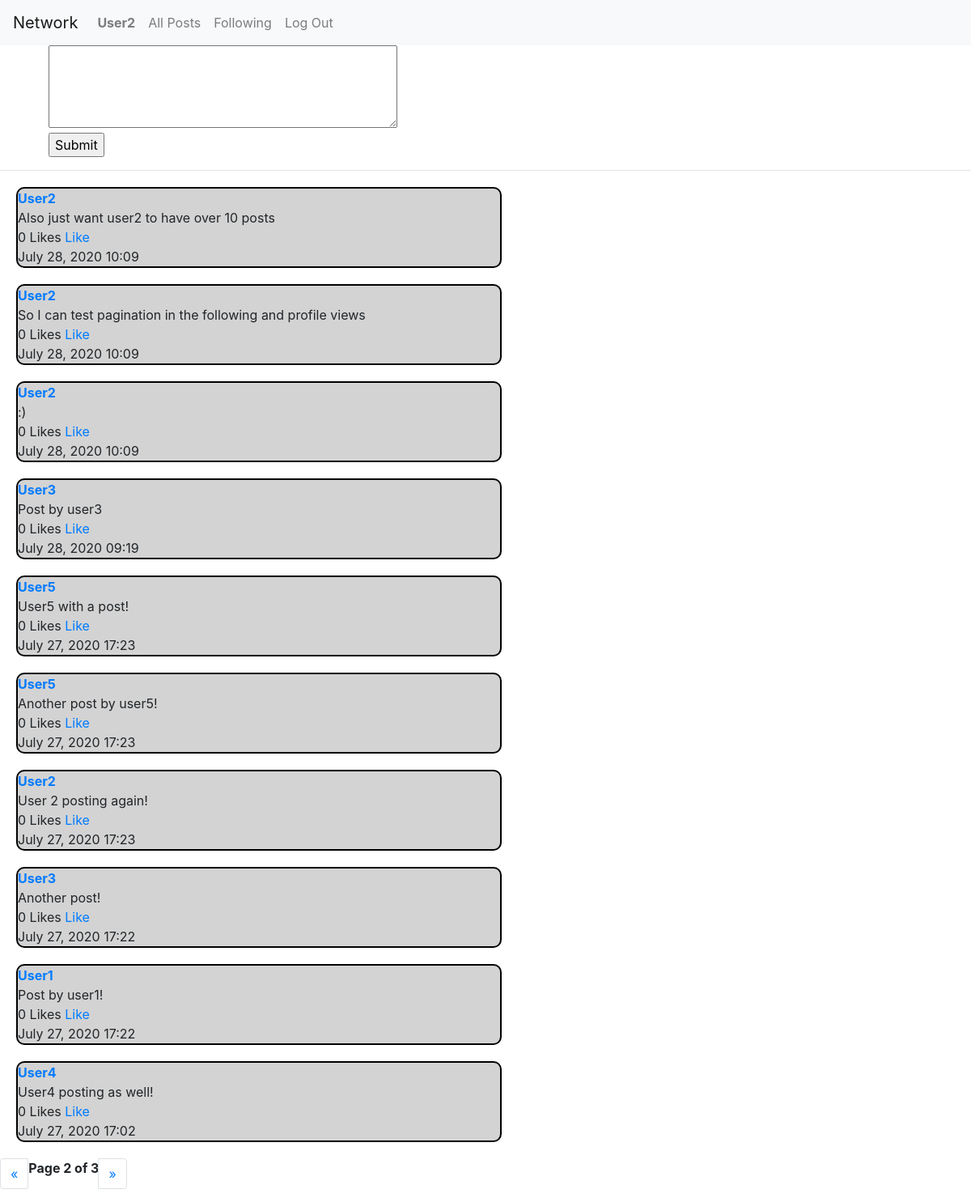
/?page=2 (signed in), run on the app's committed database.
### network/models.py (models this page shows, shortened)
class User(AbstractUser):
    pass

class Post(models.Model):
    user = models.ForeignKey(User, on_delete=models.CASCADE, related_name="auth")
    post = models.CharField(max_length = 140)
    likes = models.IntegerField(default=0, blank=True, null=True)
    time = models.CharField(max_length = 40, null=True)
    class Meta:
        ordering = ['-time']

### network/views.py (the view, shortened to what this page needs)
# urls.py: path("", views.index, name="index"),
def index(request):
    msg = "please log in"
    posts = Post.objects.all()
    paginator = Paginator(posts, 10)
    page = request.GET.get('page')
    posts = paginator.get_page(page)
    return render(request, "network/index.html", {
    "posts": posts,
    "msg": msg
    })

### network/templates/network/index.html (shortened to what this page needs)
{% extends "network/layout.html" %}
{% block body %}
{% if user.is_authenticated %}
  <div class="new_post" style="margin-left: 5%;">
    <form class="" action="" method="post">
      <textarea name="post" rows="4" cols="40" required></textarea>
      <br>
      <input type="submit" name="" value="Submit">
    </form>
  </div>
  <hr>
  <div class="">
    {% for post in posts %}
      <div class="post">
        <a href="{% url 'profile' username=post.user %}"><strong>{{ post.user }}</strong></a>
        <br>
        {{ post.post }}
        <br>
        <div class="like">
          {{ post.likes }} Likes
          <a href=""class="likes">Like</a>
        </div>
        {{ post.time }}
      </div>
    {% endfor %}
  </div>
{% else %}
{{ msg }}
{% endif %}
{% endblock %}

### network/templates/network/layout.html (shortened to what this page needs)
{% load static %}
<!DOCTYPE html>
<html lang="en">
    <head>
        <link rel="stylesheet" href="https://stackpath.bootstrapcdn.com/bootstrap/4.4.1/css/bootstrap.min.css">
        <link href="{% static 'network/styles.css' %}" rel="stylesheet">
    </head>
    <body>
        <nav class="navbar navbar-expand-lg navbar-light bg-light">
            <a class="navbar-brand" href="#">Network</a>
            <div>
              <ul class="navbar-nav mr-auto">
                {% if user.is_authenticated %}
                    <li class="nav-item">
                        <a class="nav-link" href="{{ user.username }}"><strong>{{ user.username }}</strong></a>
                    </li>
                {% endif %}
                <li class="nav-item">
                  <a class="nav-link" href="{% url 'index' %}">All Posts</a>
                </li>
                {% if user.is_authenticated %}
                    <li class="nav-item">
                        <a class="nav-link" href="{% url 'following' %}">Following</a>
                    </li>
                    <li class="nav-item">
                        <a class="nav-link" href="{% url 'logout' %}">Log Out</a>
                    </li>
                {% endif %}
              </ul>
            </div>
          </nav>
        <div class="body">
            {% block body %}
            {% endblock %}
            {% if user.is_authenticated %}
            {% if posts %}
          <nav aria-label="Page navigation">
            <ul class="pagination">
              {% if posts.has_previous %}
              <li class="page-item">
              <a class="page-link " href="?page={{ posts.previous_page_number }}" aria-label="Previous">
              {% else %}
              <li class="page-item disabled">
              <a class="page-link " href="" aria-label="Previous">
              {% endif %}
                <span aria-hidden="true">&laquo;</span>
              </a>
            </li>
            <strong>Page {{ posts.number }} of {{ posts.paginator.num_pages }}</strong>
            {% if posts.has_next %}
            <li class="page-item">
              <a class="page-link" href="?page={{ posts.next_page_number }}" aria-label="Next">
            {% else %}
            <li class="page-item disabled">
              <a class="page-link" href="" aria-label="Next">
            {% endif %}
                <span aria-hidden="true">&raquo;</span>
              </a>
            </li>
          </ul>
        </nav>
        {% endif %}
        {% endif %}
        </div>
    </body>
</html>

### network/static/network/styles.css (style rules this page uses)
.post { background-color: lightgrey; border: 2px solid black; border-radius: 10px; margin: 20px; width: 50%; }

### data on the page
User: username "User2"
Post: user "User2", post "Also just want user2 to have over 10 posts", likes "0", time "July 28, 2020 10:09"
Post: user "User2", post "So I can test pagination in the following and profile views", likes "0", time "July 28, 2020 10:09"
Post: user "User2", post ":)", likes "0", time "July 28, 2020 10:09"
Post: user "User3", post "Post by user3", likes "0", time "July 28, 2020 09:19"
Post: user "User5", post "User5 with a post!", likes "0", time "July 27, 2020 17:23"
Post: user "User5", post "Another post by user5!", likes "0", time "July 27, 2020 17:23"
Post: user "User2", post "User 2 posting again!", likes "0", time "July 27, 2020 17:23"
Post: user "User3", post "Another post!", likes "0", time "July 27, 2020 17:22"
Post: user "User1", post "Post by user1!", likes "0", time "July 27, 2020 17:22"
Post: user "User4", post "User4 posting as well!", likes "0", time "July 27, 2020 17:02"

### other printed values
{{ posts.number }} "2"
{{ posts.paginator.num_pages }} "3"
